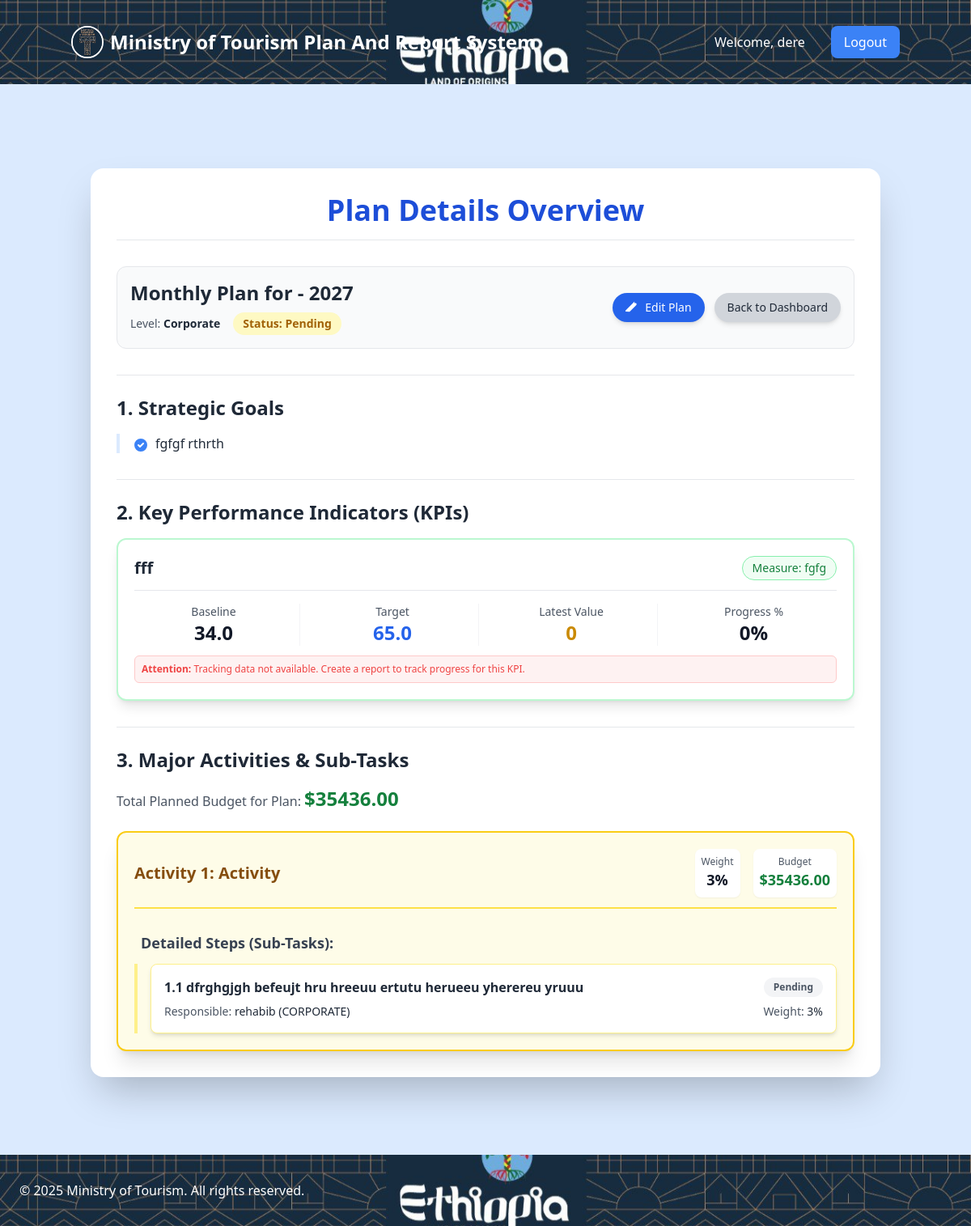
The app's page /plans/24/ (signed in), older data.
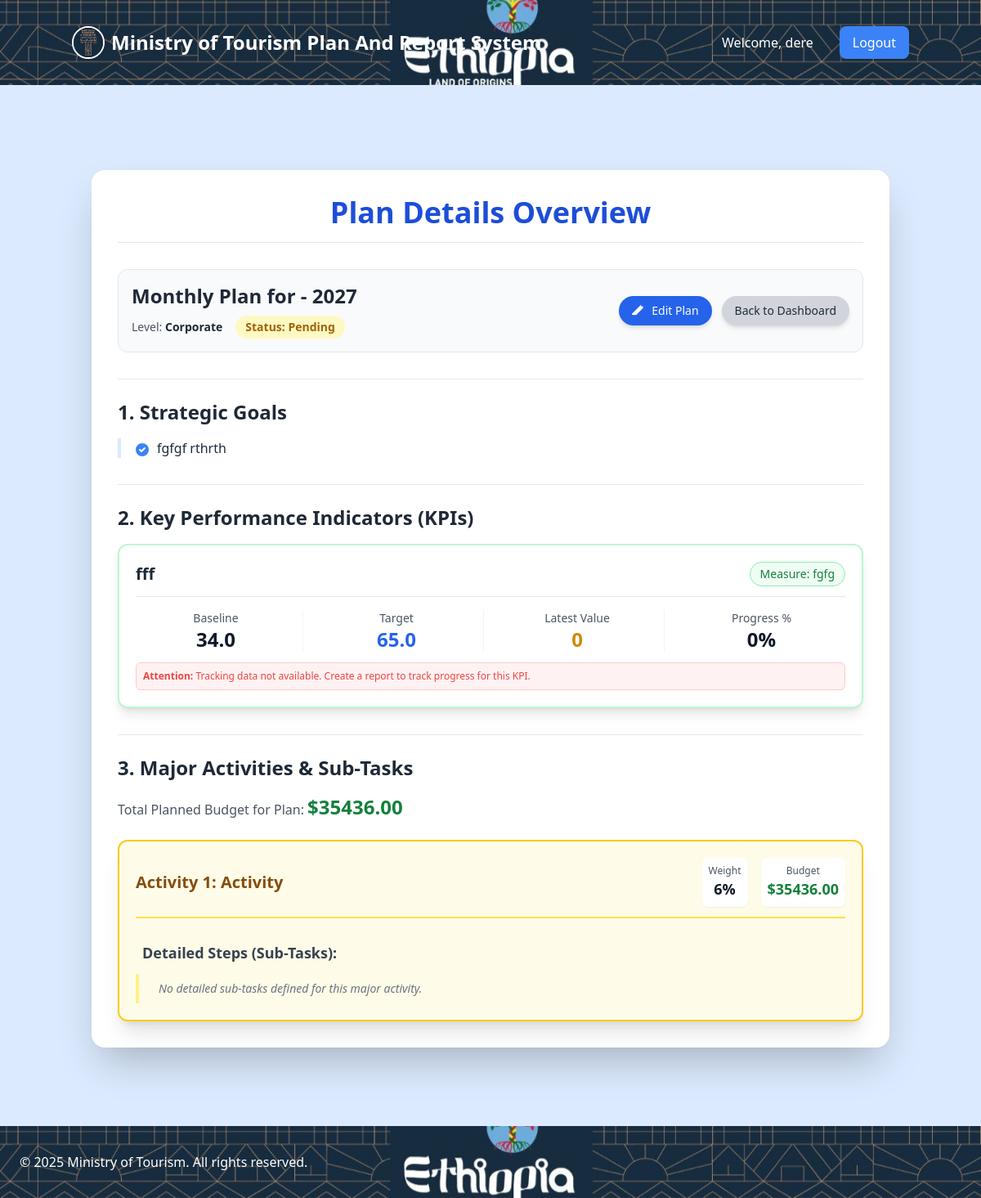
The same page, newer data.
### plans/models.py (models this page shows, shortened)
class StrategicGoal(models.Model):
    plan = models.ForeignKey(Plan, on_delete=models.CASCADE, related_name="goals", null=True, blank=True)
    title = models.CharField(max_length=255)

class KPI(models.Model):
    plan = models.ForeignKey(Plan, on_delete=models.CASCADE, related_name="kpis", null=True, blank=True)
    name = models.CharField(max_length=255)
    measurement = models.CharField(max_length=255, null=True, blank=True)
    baseline = models.FloatField()
    target = models.FloatField()
    target_q1 = models.FloatField(default=0.0)
    target_q2 = models.FloatField(default=0.0)
    target_q3 = models.FloatField(default=0.0)
    target_q4 = models.FloatField(default=0.0)

class MajorActivity(models.Model):
    plan = models.ForeignKey(
        Plan,
        on_delete=models.CASCADE,
        related_name="major_activities",
        null=True,
        blank=True
    )
    major_activity = models.CharField(max_length=255)
    weight = models.DecimalField(max_digits=5, decimal_places=2)
    budget = models.DecimalField(
    max_digits=10,
    decimal_places=2,
    default=0.00,
    help_text="Allocated budget for this Major Activity."
)
    responsible_person = models.ForeignKey(
        settings.AUTH_USER_MODEL,
        on_delete=models.SET_NULL,
        null=True,
        blank=True
    )

class DetailActivity(models.Model):
    major_activity = models.ForeignKey(
        MajorActivity,
        on_delete=models.CASCADE,
        related_name="detail_activities"
    )
    detail_activity = models.TextField()
    weight = models.DecimalField(max_digits=5, decimal_places=2)
    responsible_person = models.ForeignKey(
        settings.AUTH_USER_MODEL,
        on_delete=models.SET_NULL,
        null=True,
        blank=True
    )
    status = models.CharField(
        max_length=20,
        choices=[
            ("PENDING", "Pending"),
            ("IN_PROGRESS", "In Progress"),
            ("COMPLETED", "Completed")
        ],
        default="PENDING"
    )
    class Meta:
        ordering = ["major_activity", "weight"]
        verbose_name_plural = "Detail Activities"

### accounts/models.py (models this page shows)
class User(AbstractUser):
    ROLE_CHOICES = (
        ('CORPORATE', 'Corporate'),
        ('STRATEGIC-TEAM', 'Strategic-Team'),
        ('MD', 'MD'),
        ('DEPARTMENT', 'Department'),
        ('DESK', 'Desk'),
        ('INDIVIDUAL', 'Individual'),
    )
    role = models.CharField(max_length=20, choices=ROLE_CHOICES, default='INDIVIDUAL')
    department = models.CharField(max_length=100, blank=True, null=True, help_text="Department of the user (e.g., Marketing, IT)")
    def __str__(self):
        return f"{self.username} ({self.role})"

### plans/views.py (the view)
# urls.py: path('plans/<int:plan_id>/', views.view_plan, name='view_plan'),
@login_required
def view_plan(request, plan_id):
    plan = get_object_or_404(
        Plan.objects.prefetch_related(
            'goals',
            'kpis',
            'major_activities__detail_activities' # Ensure activities are fetched
        ),
        id=plan_id
    )
    user_role = request.user.role.lower()
    can_view = False
    if user_role == 'corporate' or (plan.user == request.user) or \
        (user_role == 'department' and plan.user.department == request.user.department):
        can_view = True
    if not can_view:
        raise Http404("You do not have permission to view this plan.")
    goals = plan.goals.all()
    kpis = plan.kpis.all()
    major_activities = plan.major_activities.all()
    context = {
        'plan': plan,
        'goals': plan.goals.all(),
        'kpis': plan.kpis.all(),
        'major_activities': plan.major_activities.all(),
    }
    return render(request, 'plans/view_plan.html', context)

### plans/models.py (called while the page is built)
    @property
    def total_budget(self):
        result = self.major_activities.aggregate(total_budget=Sum("budget"))
        return result["total_budget"] or 0.00

### plans/templates/plans/view_plan.html (shortened to what the changed rows need)
{% extends "plans/base.html" %}
{% block content %}
<div class="bg-white p-6 sm:p-8 rounded-2xl shadow-2xl max-w-5xl mx-auto mt-8 lg:mt-12 mb-10">
    <h1 class="text-3xl sm:text-4xl font-extrabold text-center text-blue-700 mb-8 border-b pb-4">
        Plan Details Overview
    </h1>
    <div class="mb-8 p-4 border border-gray-200 rounded-xl bg-gray-50">
        <div class="flex flex-col md:flex-row justify-between items-start md:items-center gap-4">
            <div class="flex-1">
                <h2 class="text-2xl font-bold text-gray-800 mb-1">
                    {{ plan.plan_type|capfirst }} Plan
                    for
                    {% if plan.plan_type == 'yearly' %}
                    {{ plan.year }}
                    {% elif plan.plan_type == 'quarterly' %}
                    Q{{ plan.quarter_number }} - {{ plan.year }}
                    {% elif plan.plan_type == 'monthly' %}
                    {{ plan.month|date:"F" }} - {{ plan.year }}
                    {% elif plan.plan_type == 'weekly' %}
                    Week {{ plan.week_number }} - {{ plan.month|date:"F" }} - {{ plan.year }}
                    {% endif %}
                </h2>
            </div>
        </div>
    </div>
    <ul class="list-none space-y-3 mb-8 pl-4 border-l-4 border-blue-100">
        {% for goal in goals %}
        <li class="text-gray-700 flex items-start">
            <span class="font-medium text-gray-800">{{ goal.title }}</span>
        </li>
        {% empty %}
        <li class="text-gray-500 italic">No strategic goals defined.</li>
        {% endfor %}
    </ul>
    <div class="space-y-6 mb-8">
        {% for kpi in kpis %}
        <div class="border-2 border-green-200 p-5 rounded-xl bg-white shadow-lg">
            <div class="flex flex-col sm:flex-row justify-between items-start sm:items-center mb-4 border-b pb-3">
                <p class="font-bold text-xl text-gray-800">{{ kpi.name }}</p>
                <p
                    class="text-sm font-medium border border-green-300 bg-green-50 text-green-700 px-3 py-1 rounded-full mt-2 sm:mt-0">
                    Measure: {{ kpi.measurement|default:"N/A" }}
                </p>
            </div>
            <div class="grid grid-cols-2 md:grid-cols-4 gap-4 text-center">
                <div class="border-r border-gray-100 pr-2">
                    <span class="font-medium text-gray-600 block text-sm">Baseline</span>
                    <span class="text-gray-900 font-extrabold text-2xl">{{ kpi.baseline|default:"-" }}</span>
                </div>
                <div class="border-r border-gray-100 pr-2">
                    <span class="font-medium text-gray-600 block text-sm">Target</span>
                    <span class="text-blue-600 font-extrabold text-2xl">{{ kpi.target|default:"-" }}</span>
                </div>
                <div class="border-r border-gray-100 pr-2">
                    <span class="font-medium text-gray-600 block text-sm">Latest Value</span>
                    <span class="text-yellow-600 font-extrabold text-2xl">{{ kpi.latest_report.value|default:"0"}}</span>
                </div>
                 <div>
                    <span class="font-medium text-gray-600 block text-sm">Progress %</span>
                    <span class="text-gray-900 font-extrabold text-2xl">{{kpi.progress_percentage|floatformat:0|default:"0" }}%</span>
                </div>
            </div>
            {% if not kpi.latest_report %}
            <p class="text-red-500 text-xs mt-3 bg-red-50 p-2 rounded-md border border-red-200">
                <span class="font-bold">Attention:</span> Tracking data not available. Create a report to track progress
                for this KPI.
            </p>
            {% endif %}
        </div>
        {% empty %}
        <p class="text-gray-500 italic">No KPIs defined.</p>
        {% endfor %}
    </div>
    <div class="space-y-8">
        {% for major_activity in major_activities %}
        <div class="border-2 border-yellow-400 p-5 rounded-xl bg-yellow-50 shadow-xl transition-all duration-300">
            <div
                class="flex flex-col sm:flex-row justify-between items-start sm:items-center mb-4 pb-3 border-b-2 border-yellow-300">
                <h4 class="font-extrabold text-xl text-yellow-800">
                    Activity {{ forloop.counter }}: {{ major_activity.major_activity }}
                </h4>
                <div class="flex space-x-4 text-sm mt-3 sm:mt-0">
                    <div class="text-center bg-white p-2 rounded-lg shadow-sm">
                        <span class="font-medium text-gray-600 block text-xs">Weight</span>
                        <span class="text-gray-900 font-bold text-lg">{{ major_activity.weight|floatformat:0|default:"0"}}%</span>
                    </div>
                    <div class="text-center bg-white p-2 rounded-lg shadow-sm">
                        <span class="font-medium text-gray-600 block text-xs">Budget</span>
                        <span class="text-green-700 font-bold text-lg">${{ major_activity.budget|floatformat:2 }}</span>
                    </div>
                </div>
            </div>
            <div class="pt-3">
                <p class="text-lg font-semibold text-gray-700 mb-3 ml-2">Detailed Steps (Sub-Tasks):</p>
                <div class="space-y-4 pl-4 border-l-4 border-yellow-200">
                    {% for detail_activity in major_activity.detail_activities.all %}
                    <div
                        class="p-4 bg-white border border-yellow-200 rounded-lg shadow-md hover:shadow-lg transition-shadow duration-200">
                        <div class="flex justify-between items-start mb-2">
                            <p class="font-semibold text-gray-800 flex-1 pr-4">
                                {{ forloop.parentloop.counter }}.{{ forloop.counter }} {{detail_activity.detail_activity }}
                            </p>
                            <span class="text-xs font-bold px-3 py-1 rounded-full whitespace-nowrap
                                        {% if detail_activity.status == 'COMPLETED' %}bg-green-100 text-green-700
                                        {% elif detail_activity.status == 'IN_PROGRESS' %}bg-blue-100 text-blue-700
                                        {% else %}bg-gray-100 text-gray-600
                                        {% endif %}">
                                {{ detail_activity.get_status_display }}
                            </span>
                        </div>
                        <div class="flex justify-between items-center text-sm text-gray-600">
                        <p>Responsible: <span class="font-medium text-gray-800">{{ detail_activity.responsible_person }}</span></p>
                        <p>Weight: <span class="font-medium text-gray-800">{{ detail_activity.weight|floatformat:0 }}%</span></p>
                        </div>
                    </div>
                    {% empty %}
                    <p class="text-gray-500 text-sm italic p-2">No detailed sub-tasks defined for this major activity.
                    </p>
                    {% endfor %}
                </div>
            </div>
        </div>
        {% empty %}
        <p class="text-gray-500 italic">No major activities defined for this plan.</p>
        {% endfor %}
    </div>
</div>
{% endblock %}

Row changes from the older to the newer data that the page shows:
removed DetailActivity: detail_activity "dfrghgjgh befeujt hru hreeuu ertutu herueeu yherereu yruuu", status "Pending", responsible_person "rehabib (CORPORATE)", weight "3"
changed MajorActivity "Activity": weight "3" → "6"; now shows "No detailed sub-tasks defined for this major activity."
